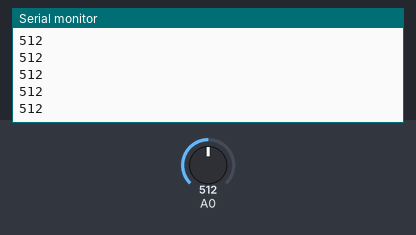
A sketch run on a simulated Arduino Uno, built with avr-gcc and run on an emulated ATmega328P. On the bench: the last lines printed to the serial monitor. The inputs (shaded band) are chosen by the test bench; at power-on: A0 = 512.

Above: at 1.2 s.
1.3 s: A0 set to 716
At 2.0 s:
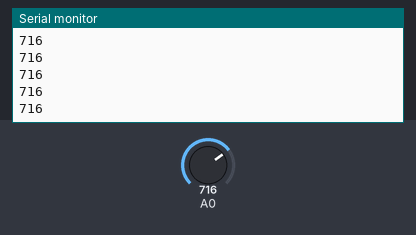
2.8 s: A0 set to 900
At 3.8 s:
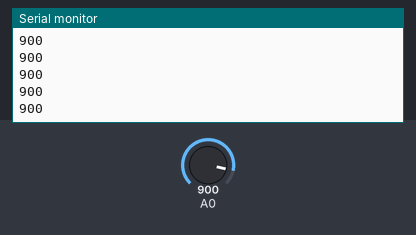
Timing chart, 0 to 5.8 s (numbered marks = the images above; inputs shaded):
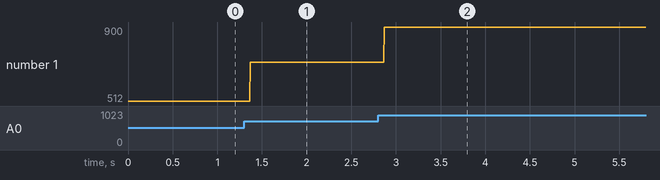

The sketch:

Read_Distance.ino
```cpp
//initialize variables up here so they can be used in everything
int dsense;

void setup() {
  // put your setup code here, to run once:
//initialize input pin
pinMode(A0, INPUT);
// begin serial so we can print values
Serial.begin(9600);
}

void loop() {
  // put your main code here, to run repeatedly:
//read from distance sensor
dsense = analogRead(A0);
//print value
Serial.println(dsense, DEC);
}
```

Measured:
- after the input at 1.3 s, the serial monitor: prints a new line after 0.07 s (image 1)
- after the input at 2.8 s, the serial monitor: prints a new line after 0.07 s (image 2)
- plotted number 1: 512 → 716 after the input at 1.3 s, 716 → 900 after the input at 2.8 s
